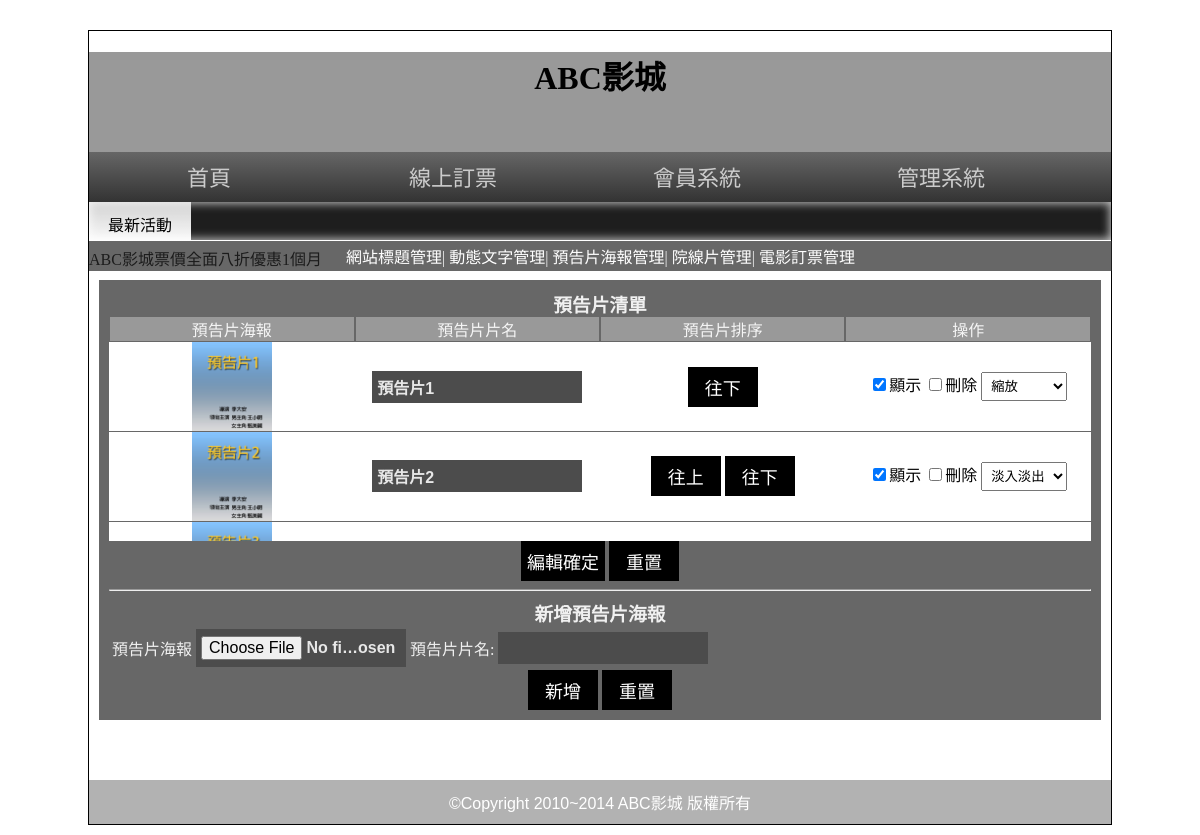
/backend.php?do=poster (signed in), run on the app's committed database.
### tables this page shows
CREATE TABLE `poster` (
  `id` int(11) UNSIGNED NOT NULL,
  `name` text NOT NULL,
  `img` text NOT NULL,
  `sh` tinyint(1) UNSIGNED NOT NULL,
  `rank` int(11) UNSIGNED NOT NULL,
  `ani` int(11) UNSIGNED NOT NULL
);

### base.php (called while the page is built, shortened)
<?php
$Poster=new DB('poster');
class DB{
  protected $dsn="mysql:host=localhost;dbname=db03;charset=utf8";
  protected $table="";
  protected $pdo="";
  function __construct($table){
      $this->table=$table;
      $this->pdo=new PDO($this->dsn,"root","");
  }
  function all(...$arg){
    $sql=" select * from $this->table ";
      if(isset($arg[0])){
        if(is_array($arg[0])){
          foreach($arg[0] as $key=>$value){
            $tmp[]=sprintf("`%s`='%s'",$key,$value);
          }
          $sql .= " where ".implode(" && ",$tmp);
        }else{
          $sql .= $arg[0];
        }
      }
      return $this->pdo->query($sql)->fetchAll();
  }
}
?>

### back/poster.php (the view, shortened to what this page needs)
<div class="rb tab" style="width:98%">
  <h3 class="ct" style="margin:0">預告片清單</h3>
  <div class="ct" style="width:100%;display:flex;">
    <div style="width:25%;margin:0 1px;background:#999;">預告片海報</div>
    <div style="width:25%;margin:0 1px;background:#999;">預告片片名</div>
    <div style="width:25%;margin:0 1px;background:#999;">預告片排序</div>
    <div style="width:25%;margin:0 1px;background:#999;">操作</div>
  </div>
  <form action="api/edit_poster.php" method="post">
    <div style="width:100%;height:200px;overflow-y:scroll;color:black;">
      <?php
  $posters=$Poster->all('order by rank');
  foreach($posters as $key => $poster){
    ?>
      <div class="ct" style="width:100%;display:flex;align-items:center;background:white;margin:1px 0;">
        <div style="width:25%;margin:0 1px;">
          <img src="img/<?=$poster['img']?>" style="width:80px;">
        </div>
        <div style="width:25%;margin:0 1px;">
          <input type="text" name="name[]" value="<?=$poster['name']?>">
        </div>
        <div style="width:25%;margin:0 1px;">
          <?php
          if($key!=0){
            ?>
            <input type="button" value="往上" onclick="sw(<?=$poster['id'];?>,<?=$posters[$key-1]['id'];?>)">
          <?php
          }
          ?>
          <?php
          if($key!=count($posters)-1){
            ?>
          <input type="button" value="往下"  onclick="sw(<?=$poster['id'];?>,<?=$posters[$key+1]['id'];?>)">
            <?php
          }
          ?>
        </div>
        <div style="width:25%;margin:0 1px;">
          <input type="checkbox" name="sh[]" value="<?=$poster['id']?>" <?=($poster['sh']==1)?'checked':'';?>>顯示
          <input type="checkbox" name="del[]" value="<?=$poster['id']?>">刪除
          <select name="ani[]" id="">
            <option value="1" <?=($poster['ani']==1)?'selected':'';?>>淡入淡出</option>
            <option value="3" <?=($poster['ani']==3)?'selected':'';?>>縮放</option>
          </select>
        </div>
      </div>
      <?php
      }
      ?>
    </div>
    <div class="ct">
      <input type="submit" value="編輯確定">
      <input type="reset" value="重置">
    </div>
  </form>
  <hr>
  <h3 class="ct" style="margin:0">新增預告片海報</h3>
  <form action="api/add_poster.php" method="post" enctype="multipart/form-data">
    <table>
      <tr>
        <td>預告片海報</td>
        <td><input type="file" name="poster" id=""></td>
        <td>預告片片名:</td>
        <td><input type="text" name="name" id=""></td>
      </tr>
    </table>
    <div class="ct">
      <input type="submit" value="新增">
      <input type="reset" value="重置">
    </div>
  </form>
</div>

### css/css.css (style rules this page uses)
body { background:url(../icon/b.png); font-family:微軟正黑體; }
select,select option { padding:5px; }
input[type='text'],input[type='file'],input[type='password'],textarea,.button { width:200px; font-size:16px; padding:7px 5px 7px 5px; background:#4C4C4C; color:#E7E7E7; border:none; font:Open Sans,'微軟正黑體'; font-weight:600; }
input[type='button'],input[type='submit'],input[type='reset'],button,.button { min-width:70px; min-height:40px; background:#000; color:#fff; border:none; cursor:pointer; font-size:18px; text-decoration:none; }
.ct { text-align:center; }
.rb { background:rgba(39,39,39,0.7); color:rgba(255,255,255,0.9); }
.tab { width:80%; display:block; margin-left:auto; margin-right:auto; min-height:100px; padding:10px; }

### data on the page
poster: img (picture), name "預告片1", sh "☑", ani "縮放"
poster: img (picture), name "預告片2", sh "☑", ani "淡入淡出"
poster: img (picture)
